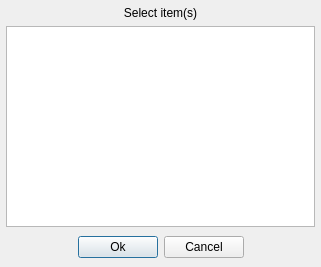
<?xml version="1.0" encoding="UTF-8"?>
<ui version="4.0">
 <author>R. Reucher</author>
 <class>ItemSelector</class>
 <widget class="QDialog" name="ItemSelector">
  <property name="geometry">
   <rect>
    <x>0</x>
    <y>0</y>
    <width>321</width>
    <height>267</height>
   </rect>
  </property>
  <property name="windowTitle">
   <string>Item selection</string>
  </property>
  <layout class="QGridLayout">
   <item row="0" column="0" colspan="4">
    <widget class="QLabel" name="labelMessage">
     <property name="text">
      <string>Select item(s)</string>
     </property>
     <property name="alignment">
      <set>Qt::AlignCenter</set>
     </property>
    </widget>
   </item>
   <item row="1" column="0" colspan="4">
    <widget class="QListWidget" name="listWidgetItems">
     <property name="selectionMode">
      <enum>QAbstractItemView::ExtendedSelection</enum>
     </property>
    </widget>
   </item>
   <item row="2" column="0">
    <spacer>
     <property name="orientation">
      <enum>Qt::Horizontal</enum>
     </property>
     <property name="sizeHint" stdset="0">
      <size>
       <width>61</width>
       <height>28</height>
      </size>
     </property>
    </spacer>
   </item>
   <item row="2" column="1">
    <widget class="QPushButton" name="pushButtonOk">
     <property name="focusPolicy">
      <enum>Qt::ClickFocus</enum>
     </property>
     <property name="toolTip">
      <string>Confirm selection</string>
     </property>
     <property name="text">
      <string>Ok</string>
     </property>
    </widget>
   </item>
   <item row="2" column="2">
    <widget class="QPushButton" name="pushButtonCancel">
     <property name="focusPolicy">
      <enum>Qt::ClickFocus</enum>
     </property>
     <property name="toolTip">
      <string>Cancel</string>
     </property>
     <property name="text">
      <string>Cancel</string>
     </property>
    </widget>
   </item>
   <item row="2" column="3">
    <spacer>
     <property name="orientation">
      <enum>Qt::Horizontal</enum>
     </property>
     <property name="sizeHint" stdset="0">
      <size>
       <width>62</width>
       <height>28</height>
      </size>
     </property>
    </spacer>
   </item>
  </layout>
 </widget>
 <layoutdefault spacing="6" margin="6"/>
 <tabstops>
  <tabstop>listWidgetItems</tabstop>
  <tabstop>pushButtonOk</tabstop>
  <tabstop>pushButtonCancel</tabstop>
 </tabstops>
 <resources>
  <include location="qmc2.qrc"/>
 </resources>
 <connections>
  <connection>
   <sender>pushButtonOk</sender>
   <signal>clicked()</signal>
   <receiver>ItemSelector</receiver>
   <slot>accept()</slot>
   <hints>
    <hint type="sourcelabel">
     <x>169</x>
     <y>269</y>
    </hint>
    <hint type="destinationlabel">
     <x>153</x>
     <y>3</y>
    </hint>
   </hints>
  </connection>
  <connection>
   <sender>pushButtonCancel</sender>
   <signal>clicked()</signal>
   <receiver>ItemSelector</receiver>
   <slot>reject()</slot>
   <hints>
    <hint type="sourcelabel">
     <x>254</x>
     <y>269</y>
    </hint>
    <hint type="destinationlabel">
     <x>285</x>
     <y>204</y>
    </hint>
   </hints>
  </connection>
  <connection>
   <sender>listWidgetItems</sender>
   <signal>doubleClicked(QModelIndex)</signal>
   <receiver>pushButtonOk</receiver>
   <slot>animateClick()</slot>
   <hints>
    <hint type="sourcelabel">
     <x>120</x>
     <y>112</y>
    </hint>
    <hint type="destinationlabel">
     <x>130</x>
     <y>250</y>
    </hint>
   </hints>
  </connection>
 </connections>
</ui>
